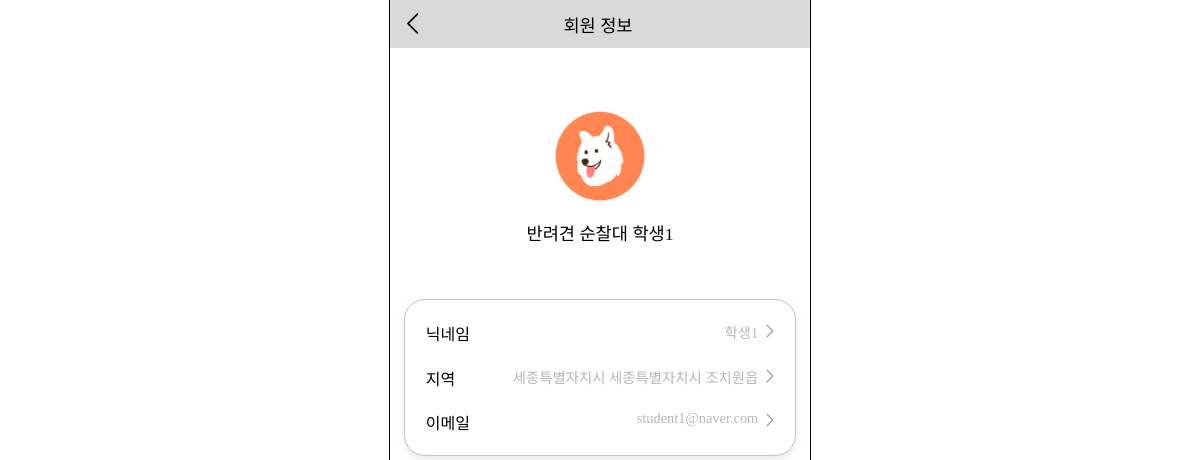
The page /accounts/my-profile/ (signed in) on the database its author committed.
### accounts/models.py (models this page shows, shortened)
class MemberType(models.Model):
    type_name = models.CharField(max_length=10)

class Member(AbstractBaseUser):
    user_id = models.CharField(primary_key=True, max_length=15, null=False, blank=False, unique=True)
    email = models.EmailField(max_length=100, null=False, blank=False, unique=True)
    nickname = models.CharField(null=False, max_length=8, blank=False)
    region_sido = models.CharField(null=False, max_length=30, blank=False)
    region_sigungu = models.CharField(null=False, max_length=30, blank=False)
    region_dong = models.CharField(null=False, max_length=30, blank=False)
    member_type = models.ForeignKey(MemberType, on_delete=models.CASCADE, null=False, blank=False)
    is_active = models.BooleanField(default=True)
    is_admin = models.BooleanField(default=False)
    objects = UserManager()
    USERNAME_FIELD = 'user_id'
    REQUIRED_FIELDS = ['email', 'nickname', 'region_sido', 'region_sigungu', 'region_dong', 'member_type']
    def __str__(self):
        return self.user_id

### accounts/views.py (the view)
# urls.py: path('my-profile/', views.my_profile, name='my_profile'),
def my_profile(request):
    member = Member.objects.get(user_id=request.user)
    member_type = member.member_type.type_name
    context = {
        'member': member,
        'member_type': member_type,
    }
    return render(request, 'accounts/my_profile.html', context)

### templates/accounts/my_profile.html (shortened to what this page needs)
<!DOCTYPE html>
{% load static %}
<html lang="ko">
<head>
    <link rel="stylesheet" href="{% static 'css/my_profile.css' %}">
    <link rel="stylesheet" href="{% static 'css/menubar.css' %}">
    <link rel="stylesheet" as="style" crossorigin href="https://cdn.jsdelivr.net/gh/ungveloper/web-fonts/SCoreDream/font-face.css" />
    <link rel="stylesheet" as="style" crossorigin href="https://cdn.jsdelivr.net/gh/ungveloper/web-fonts/SCoreDream/font-family.css" />
</head>
<body>
    <div class="container-content">
        <div class="contents">
            <div class="top-block">
                <div>
                    <a href="{% url 'accounts:mypage' %}"><img src="{% static 'image/back.png' %}" alt=""></a>
                </div>
                <div class="title">회원 정보</div>
            </div>
            <div class="profile-block">
                <div>
                    {% if member_type == '주민' %}
                        <img src="{% static 'image/people_profile.png' %}" alt="">
                    {% else %}
                        <img src="{% static 'image/petrol_profile.png' %}" alt="">
                    {% endif %}
                </div>
                <div class="nickname">{{ member_type }} <span class="text-strong">{{ member.nickname }}</span></div>
            </div>
            <div class="user-info-block">
                <div class="nickname-block">
                    <div>닉네임</div>
                    <div>
                        <a href="{% url 'accounts:nickname_change' %}">
                            <div class="link-block">
                                <div class="user-name">{{ member.nickname }}</div>
                                <div class="arrow-img">
                                    <img src="{% static 'image/back.png' %}" alt="">
                                </div>
                            </div>
                        </a>
                    </div>
                </div>
                <div class="nickname-block">
                    <div>지역</div>
                    <div>
                        <a href="{% url 'accounts:region_change' %}">
                            <div class="link-block">
                                <div class="user-name">{{ member.region_sido }} {{ member.region_sigungu }} {{ member.region_dong }}</div>
                                <div class="arrow-img">
                                    <img src="{% static 'image/back.png' %}" alt="">
                                </div>
                            </div>
                        </a>
                    </div>
                </div>
                <div class="nickname-block">
                    <div>이메일</div>
                    <div>
                        <a href="">
                            <div class="link-block">
                                <div class="user-name">{{ member.email }}</div>
                                <div class="arrow-img">
                                    <img src="{% static 'image/back.png' %}" alt="">
                                </div>
                            </div>
                        </a>
                    </div>
                </div>
            </div>
        </div>
    </div>
</body>
</html>

### static/css/my_profile.css (style rules this page uses)
body { padding: 0; margin: 0; height: 100%; }
.container-content { font-family: 'SCoreDream'; font-weight: 400; outline: 1px solid black; width: 420px; height: 100%; margin: 0 auto; display: flex; flex-direction: column; z-index: 0; position: relative; }
.contents { width: 100%; display: flex; flex-direction: column; height: 100vh; align-items: center; }
.top-block { width: 100%; height: 3rem; background-color: #D9D9D9; display: flex; flex-direction: row; justify-content: left; align-items: center; flex-shrink: 0; }
.top-block img { width: 1.7rem; margin-left: 1rem; margin-top: 0.15rem; }
.title { font-weight: 500; font-size: 1.1rem; margin-left: 31%; }
.profile-block { margin: 15% 0 13% 0; text-align: center; }
.profile-block img { width: 30%; }
.text-strong { font-weight: 500; }
.nickname { margin-top: 5%; font-size: 1.1rem; }
.user-info-block { outline: 1px solid #c5c5c5; box-shadow: 0px 4px 8px 0px rgba(162, 162, 162, 0.25); width: 83%; border-radius: 20px; padding: 5%; }
.nickname-block { display: flex; flex-direction: row; justify-content: space-between; }
.nickname-block:not(:last-child) { margin-bottom: 6%; }
.nickname-block a { text-decoration: none; color: black; }
.link-block { display: flex; flex-direction: row; justify-content: right; }
.user-name { color: #b8b7b7; font-size: 0.9rem; }
.arrow-img > img { margin-top: 0.13rem; width: 1rem; transform: scaleX(-1); opacity: 0.5; }

### rows shown on the page
MemberType: type_name "반려견 순찰대"
Member: nickname "학생1", region_sido "세종특별자치시", region_sigungu "세종특별자치시", region_dong "조치원읍", email "student1@naver.com"
